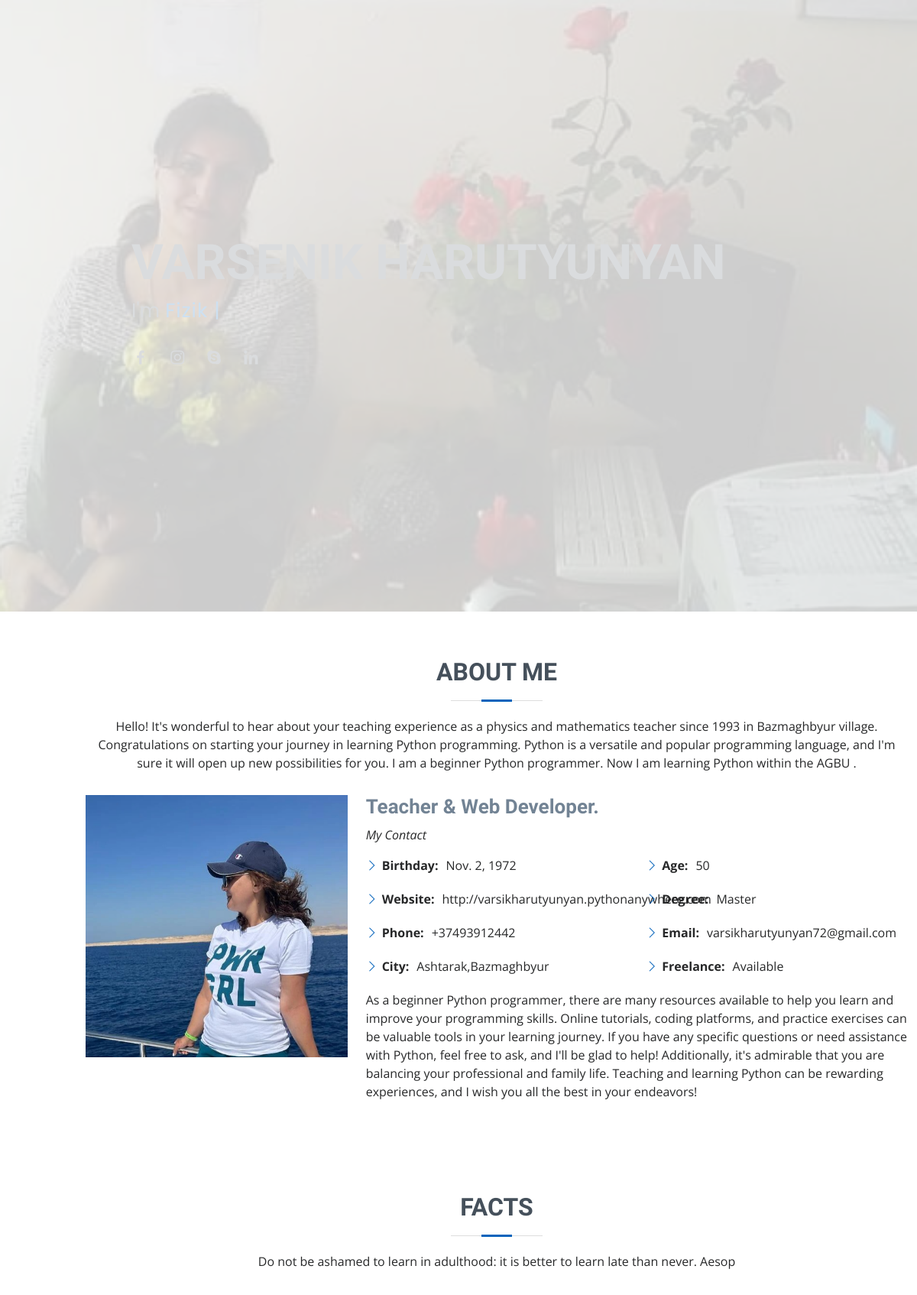
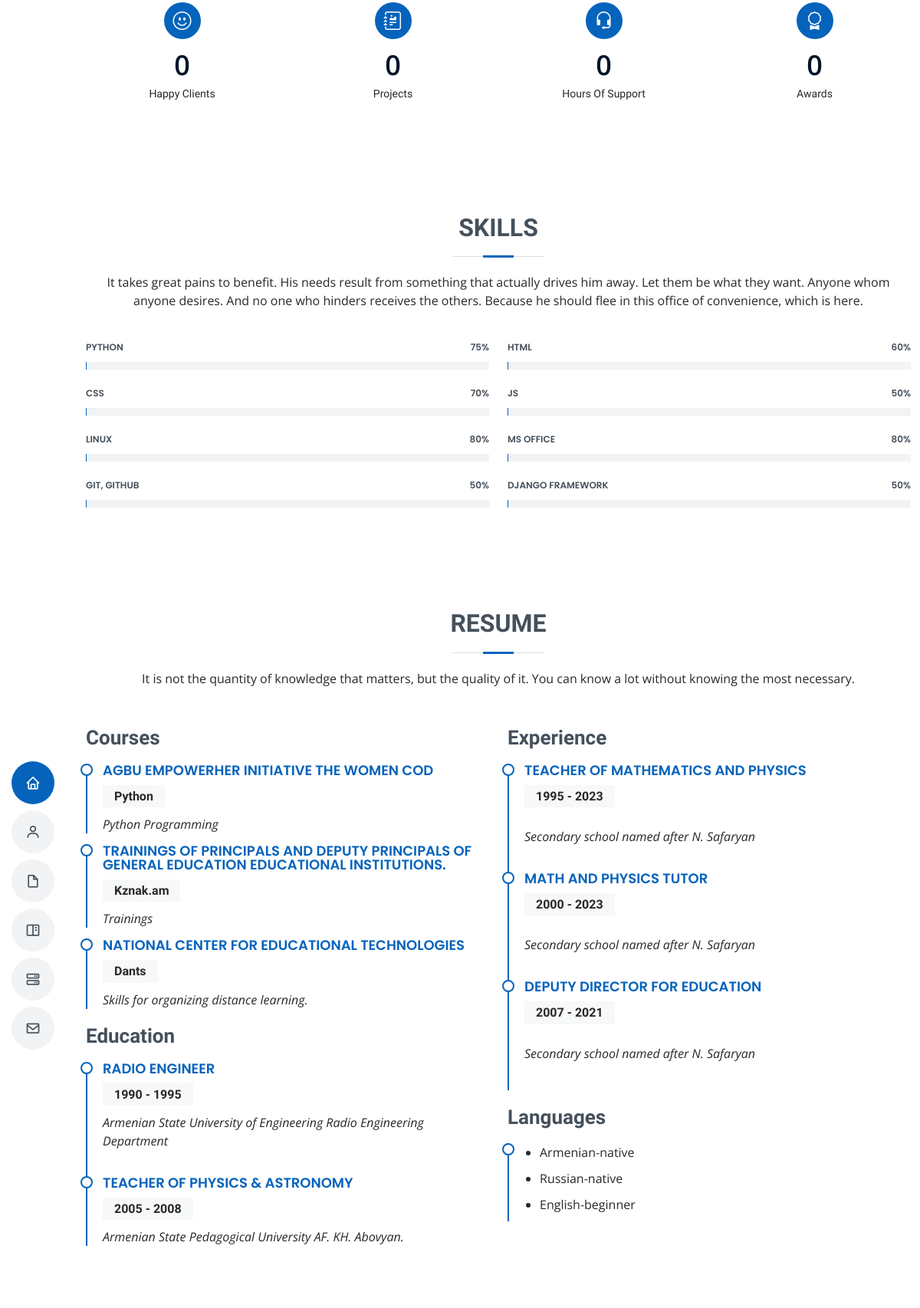
The page / (upper part) on the database its author committed (2 pictures, top to bottom).
### resume/models.py (models this page shows, shortened)
class PersonalInfo(models.Model):
    website = models.URLField(max_length = 200,)
    phone = models.CharField(max_length=30)
    city = models.CharField(max_length=30)
    age = models.PositiveIntegerField()
    degree = models.CharField(max_length=30)
    freelance = models.CharField(max_length=30)
    birthday = models.DateField()
    email = models.EmailField()
    user = models.ForeignKey(User, on_delete=models.CASCADE)

class Skill(models.Model):
    name = models.TextField(max_length=30)
    value = models.PositiveIntegerField(validators=[MaxValueValidator(100), MinValueValidator(1)], default=1)
    user = models.ForeignKey(User, on_delete=models.CASCADE)

class Courses(models.Model):
    program = models.TextField(max_length =100)
    program_name = models.TextField(max_length =100)
    cours_name = models.TextField(max_length =100)

class Education(models.Model):
    university_name = models.TextField(max_length=70)
    start_date = models.PositiveIntegerField(validators=[MaxValueValidator(2023), MinValueValidator(1900)])
    end_date = models.PositiveIntegerField(validators=[MaxValueValidator(2023), MinValueValidator(1900)])
    grade = models.TextField(max_length=30, blank=True, null=True)
    created_on=models.DateTimeField(auto_now=True)

class Experience(models.Model):
    position_name = models.TextField(max_length=100, blank=True, null=True)
    start_date = models.IntegerField(
        validators=[MaxValueValidator(2023), MinValueValidator(1900)])
    end_date = models.IntegerField(
        validators=[MaxValueValidator(2023), MinValueValidator(1900)])
    company_name = models.TextField(max_length=150)
    created_on = models.DateTimeField(auto_now=True)

class Language(models.Model):
    name = models.CharField(max_length=20)
    level = models.CharField(max_length=20)
    created_on = models.DateTimeField(auto_now=True)

### resume/views.py (the view, shortened to what this page needs)
# urls.py: 2. Add a URL to urlpatterns:  path('', views.home, name='home')
def home(request):
    status = 200
    skills=Skill.objects.filter(user__username= "varsik")
    education = Education.objects.all()
    experience = Experience.objects.all()
    language = Language.objects.all()
    courses = Courses.objects.all()
    services = Service.objects.all()
    testimonial = Testimonials.objects.all()
    personal_info = PersonalInfo.objects.get(user__username = "varsik")
    messageForm = MessageForm()
    portfolio_projects = PortfolioProject.objects.all()
    data={
        "facebook": "https://www.facebook.com/varsenik.harutunyan",
        "instagram": "https://www.instagram.com/varsenikharutunyan/",
        "text1":"Hello! It's wonderful to hear about your teaching experience as a physics and mathematics teacher since 1993 in Bazmaghbyur village. Congratulations on starting your journey in learning Python programming. Python is a versatile and popular programming language, and I'm sure it will open up new possibilities for you.",
        "text2": "I am a beginner Python programmer.",
        'text3': "Now I am learning Python within the AGBU .",
        'text4': "I passed first level (Introduction to Python) and started learning advanced course (Web development).",                                                "skills":skills,
        "courses": courses,
        "education": education,
        "experience": experience,
        "language": language,
        "services": services,
        "testimonial": testimonial,
        "personal_info":personal_info,
        "messageForm": messageForm,
        "portfolio_projects": portfolio_projects,
        }
    return render(request,"index.html",context=data,status=status)

### resume/templates/index.html (shortened to what this page needs)
{% extends "base.html" %} {% load static  %}
{% block bodycontent %}
  <header id="header" class="d-flex flex-column justify-content-center">
    <nav id="navbar" class="navbar nav-menu">
      <ul>
        <li><a href="#hero" class="nav-link scrollto active"><i class="bx bx-home"></i> <span>Home</span></a></li>
        <li><a href="#about" class="nav-link scrollto"><i class="bx bx-user"></i> <span>About</span></a></li>
        <li><a href="#resume" class="nav-link scrollto"><i class="bx bx-file-blank"></i> <span>Resume</span></a></li>
        <li><a href="#portfolio" class="nav-link scrollto"><i class="bx bx-book-content"></i> <span>Portfolio</span></a></li>
        <li><a href="#services" class="nav-link scrollto"><i class="bx bx-server"></i> <span>Services</span></a></li>
        <li><a href="#contact" class="nav-link scrollto"><i class="bx bx-envelope"></i> <span>Contact</span></a></li>
      </ul>
    </nav>
  </header>
  <section id="hero" class="d-flex flex-column justify-content-center">
    <div class="container" data-aos="zoom-in" data-aos-delay="100">
      <h1>{{personal_info.user.first_name}} {{personal_info.user.last_name}}</h1>
      <p>I'm <span class="typed" data-typed-items="Fizik & Mathematic Teacher,Python Developer"></span></p>
      <div class="social-links">
        <a href="{{facebook}}" class="facebook"><i class="bx bxl-facebook"></i></a>
        <a href="{{instagram}}" class="instagram"><i class="bx bxl-instagram"></i></a>
        <a href="{{skype}}" class="google-plus"><i class="bx bxl-skype"></i></a>
        <a href="#" class="linkedin"><i class="bx bxl-linkedin"></i></a>
      </div>
    </div>
  </section>
  <main id="main">
    <section id="about" class="about">
      <div class="container" data-aos="fade-up">
        <div class="section-title">
          <h2>About Me</h2>
          <p>{{text1}} {{text2}} {{text3}}</p>
        </div>
        <div class="row">
          <div class="col-lg-4">
            <img src="{% static 'assets/img/profile-img.jpg' %}" class="img-fluid" alt="">
          </div>
          <div class="col-lg-8 pt-4 pt-lg-0 content">
            <h3>Teacher &amp; Web Developer.</h3>
            <p class="fst-italic">
              My Contact
            </p>
            <div class="row">
              <div class="col-lg-6">
                <ul>
                  <li><i class="bi bi-chevron-right"></i> <strong>Birthday:</strong> <span>{{personal_info.birthday}}</span></li>
                  <li><i class="bi bi-chevron-right "></i> <strong>Website:</strong> <span>{{personal_info.website}}</span></li>
                  <li><i class="bi bi-chevron-right"></i> <strong>Phone:</strong> <span>{{personal_info.phone}}</span></li>
                  <li><i class="bi bi-chevron-right"></i> <strong>City:</strong> <span>{{personal_info.city}}</span></li>
                </ul>
              </div>
              <div class="col-lg-6">
                <ul>
                  <ul>
                  <li><i class="bi bi-chevron-right"></i> <strong>Age:</strong> <span>{{personal_info.age}}</span></li>
                  <li><i class="bi bi-chevron-right"></i> <strong>Degree:</strong> <span>{{personal_info.degree}}</span></li>
                  <li><i class="bi bi-chevron-right"></i> <strong>Email:</strong> <span>{{personal_info.user.email}}</span></li>
                  <li><i class="bi bi-chevron-right"></i> <strong>Freelance:</strong> <span>Available</span></li>
                </ul>
              </ul>
              </div>
            </div>
            <p>
              As a beginner Python programmer, there are many resources available to help you learn and improve your programming skills. Online tutorials, coding platforms, and practice exercises can be valuable tools in your learning journey. If you have any specific questions or need assistance with Python, feel free to ask, and I'll be glad to help!
              Additionally, it's admirable that you are balancing your professional and family life. Teaching and learning Python can be rewarding experiences, and I wish you all the best in your endeavors!
            </p>
          </div>
        </div>
      </div>
    </section>
    <section id="facts" class="facts">
      <div class="container" data-aos="fade-up">
        <div class="section-title">
          <h2>Facts</h2>
          <p>Do not be ashamed to learn in adulthood: it is better to learn late than never. Aesop </p>
        </div>
        <div class="row">
          <div class="col-lg-3 col-md-6">
            <div class="count-box">
              <i class="bi bi-emoji-smile"></i>
              <span data-purecounter-start="0" data-purecounter-end="232" data-purecounter-duration="1" class="purecounter"></span>
              <p>Happy Clients</p>
            </div>
          </div>
          <div class="col-lg-3 col-md-6 mt-5 mt-md-0">
            <div class="count-box">
              <i class="bi bi-journal-richtext"></i>
              <span data-purecounter-start="0" data-purecounter-end="521" data-purecounter-duration="1" class="purecounter"></span>
              <p>Projects</p>
            </div>
          </div>
          <div class="col-lg-3 col-md-6 mt-5 mt-lg-0">
            <div class="count-box">
              <i class="bi bi-headset"></i>
              <span data-purecounter-start="0" data-purecounter-end="1463" data-purecounter-duration="1" class="purecounter"></span>
              <p>Hours Of Support</p>
            </div>
          </div>
          <div class="col-lg-3 col-md-6 mt-5 mt-lg-0">
            <div class="count-box">
              <i class="bi bi-award"></i>
              <span data-purecounter-start="0" data-purecounter-end="25" data-purecounter-duration="1" class="purecounter"></span>
              <p>Awards</p>
            </div>
          </div>
        </div>
      </div>
    </section>
    <section id="skills" class="skills section-bg">
      <div class="container">
        <div class="section-title">
          <h2>Skills</h2>
          <p>It takes great pains to benefit. His needs result from something that actually drives him away. Let them be what they want. Anyone whom anyone desires. And no one who hinders receives the others. Because he should flee in this office of convenience, which is here.</p>
        </div>
        <div class="row skills-content">
          {% for skill in skills %}
          <div class="col-lg-6">
            <div class="progress">
              <span class="skill"
                >{{skill.name}} <i class="val">{{skill.value}}%</i></span>
              <div class="progress-bar-wrap">
              </div>
            </div>
          </div>
          {% endfor %}
        </div>
      </div>
    </section>
    <section id="resume" class="resume">
      <div class="container" data-aos="fade-up">
        <div class="section-title">
          <h2>Resume</h2>
          <p>It is not the quantity of knowledge that matters, but the quality of it. You can know a lot without knowing the most necessary.</p>
        </div>
        <div class="row">
          <div class="col-lg-6">
            <h3 class="resume-title">Courses</h3>
            {% for i in courses %}
            <div class="resume-item pb-0">
              <h4>{{i.program}}</h4>
              <h5>{{i.program_name}}</h5>
              <p><em>{{i.cours_name}}</em></p>
            </div>
            {% endfor %}
            <h3 class="resume-title">Education</h3>
            {% for i in education %}
            <div class="resume-item">
              <h4>{{i.grade}} </h4>
              <h5>{{i.start_date}} - {{i.end_date}}</h5>
              <p><em>{{i.university_name}}</em></p>
            </div>
            {% endfor %}
          </div>
          <div class="col-lg-6">
            <h3 class="resume-title"> Experience</h3>
            {% for i in experience %}
            <div class="resume-item">
              <h4>{{i.position_name}}</h4>
              <h5>{{i.start_date}} - {{i.end_date}}</h5>
              <p><em>{{i.company_name}}</em></p>
            </div>
            {% endfor %}
            <div class="col-lg-6">
              <h3 class="resume-title">Languages</h3>
              <div class="resume-item pb-0">
                <p>
                <ul>
                  {% for i in language%}
                  <li>{{i.name}}-{{i.level}}</li>
                  {% endfor %}
                </ul>
                </p>
              </div>
            </div>
          </div>
        </div>
    </section>
    <section id="portfolio" class="portfolio ">
</section>
  </main>
  {% endblock  %}

### rows shown on the page
PersonalInfo: birthday "Nov. 2, 1972", website "http://varsikharutyunyan.pythonanywhere.com", phone "+37493912442", city "Ashtarak,Bazmaghbyur", age "50", degree "Master", user.email "varsikharutyunyan72@gmail.com"
Skill: name "PYTHON", value "75"
Skill: name "HTML", value "60"
Skill: name "CSS", value "70"
Skill: name "JS", value "50"
Skill: name "LINUX", value "80"
Skill: name "MS OFFICE", value "80"
Skill: name "GIT, GITHUB", value "50"
Skill: name "DJANGO FRAMEWORK", value "50"
Courses: program "AGBU EMPOWERHER INITIATIVE THE WOMEN COD", program_name "Python", cours_name "Python Programming"
Courses: program "TRAININGS OF PRINCIPALS AND DEPUTY PRINCIPALS OF GENERAL EDUCATION EDUCATIONAL INSTITUTIONS.", program_name "Kznak.am", cours_name "Trainings"
Courses: program "NATIONAL CENTER FOR EDUCATIONAL TECHNOLOGIES", program_name "Dants", cours_name "Skills for organizing distance learning."
Education: grade "RADIO ENGINEER", start_date "1990", end_date "1995", university_name "Armenian State University of Engineering Radio Engineering Department"
Education: grade "TEACHER OF PHYSICS & ASTRONOMY", start_date "2005", end_date "2008", university_name "Armenian State Pedagogical University AF. KH. Abovyan."
Experience: position_name "TEACHER OF MATHEMATICS AND PHYSICS", start_date "1995", end_date "2023", company_name "Secondary school named after N. Safaryan"
Experience: position_name "MATH AND PHYSICS TUTOR", start_date "2000", end_date "2023", company_name "Secondary school named after N. Safaryan"
Experience: position_name "DEPUTY DIRECTOR FOR EDUCATION", start_date "2007", end_date "2021", company_name "Secondary school named after N. Safaryan"
Language: name "Armenian", level "native"
Language: name "Russian", level "native"
Language: name "English", level "beginner"

### other values the page prints
{{ text2 }} "I am a beginner Python programmer."
{{ text3 }} "Now I am learning Python within the AGBU ."
